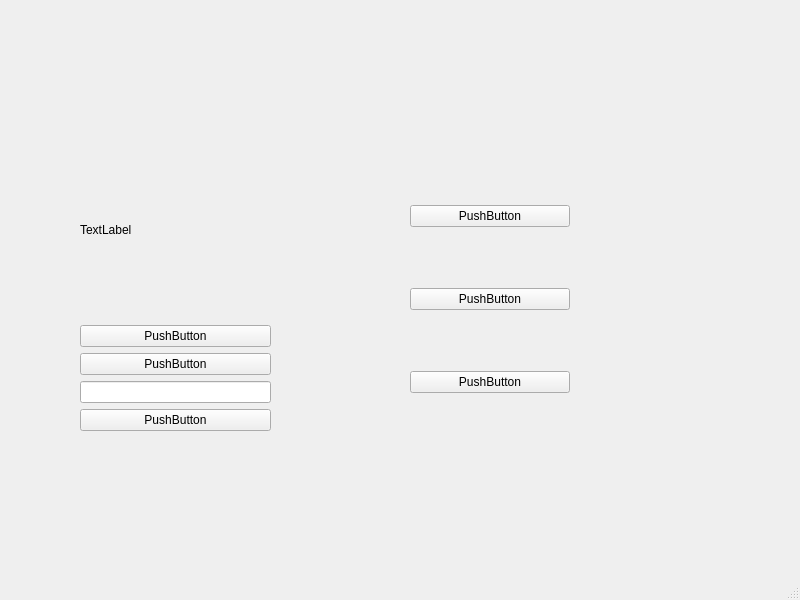
<?xml version="1.0" encoding="UTF-8"?>
<ui version="4.0">
 <class>MainWindow</class>
 <widget class="QMainWindow" name="MainWindow">
  <property name="geometry">
   <rect>
    <x>0</x>
    <y>0</y>
    <width>800</width>
    <height>600</height>
   </rect>
  </property>
  <property name="windowTitle">
   <string>MainWindow</string>
  </property>
  <widget class="QWidget" name="centralwidget">
   <widget class="QWidget" name="verticalLayoutWidget">
    <property name="geometry">
     <rect>
      <x>410</x>
      <y>150</y>
      <width>160</width>
      <height>301</height>
     </rect>
    </property>
    <layout class="QVBoxLayout" name="verticalLayout_2">
     <item>
      <widget class="QPushButton" name="pushButton_6">
       <property name="text">
        <string>PushButton</string>
       </property>
      </widget>
     </item>
     <item>
      <widget class="QPushButton" name="pushButton_5">
       <property name="text">
        <string>PushButton</string>
       </property>
      </widget>
     </item>
     <item>
      <widget class="QPushButton" name="pushButton_4">
       <property name="text">
        <string>PushButton</string>
       </property>
      </widget>
     </item>
    </layout>
   </widget>
   <widget class="QWidget" name="">
    <property name="geometry">
     <rect>
      <x>80</x>
      <y>140</y>
      <width>191</width>
      <height>291</height>
     </rect>
    </property>
    <layout class="QVBoxLayout" name="verticalLayout">
     <item>
      <widget class="QLabel" name="label">
       <property name="text">
        <string>TextLabel</string>
       </property>
      </widget>
     </item>
     <item>
      <widget class="QPushButton" name="pushButton_2">
       <property name="text">
        <string>PushButton</string>
       </property>
      </widget>
     </item>
     <item>
      <widget class="QPushButton" name="pushButton">
       <property name="text">
        <string>PushButton</string>
       </property>
      </widget>
     </item>
     <item>
      <widget class="QLineEdit" name="lineEdit"/>
     </item>
     <item>
      <widget class="QPushButton" name="pushButton_3">
       <property name="text">
        <string>PushButton</string>
       </property>
      </widget>
     </item>
    </layout>
   </widget>
  </widget>
  <widget class="QMenuBar" name="menubar">
   <property name="geometry">
    <rect>
     <x>0</x>
     <y>0</y>
     <width>800</width>
     <height>26</height>
    </rect>
   </property>
  </widget>
  <widget class="QStatusBar" name="statusbar"/>
 </widget>
 <resources/>
 <connections/>
</ui>
